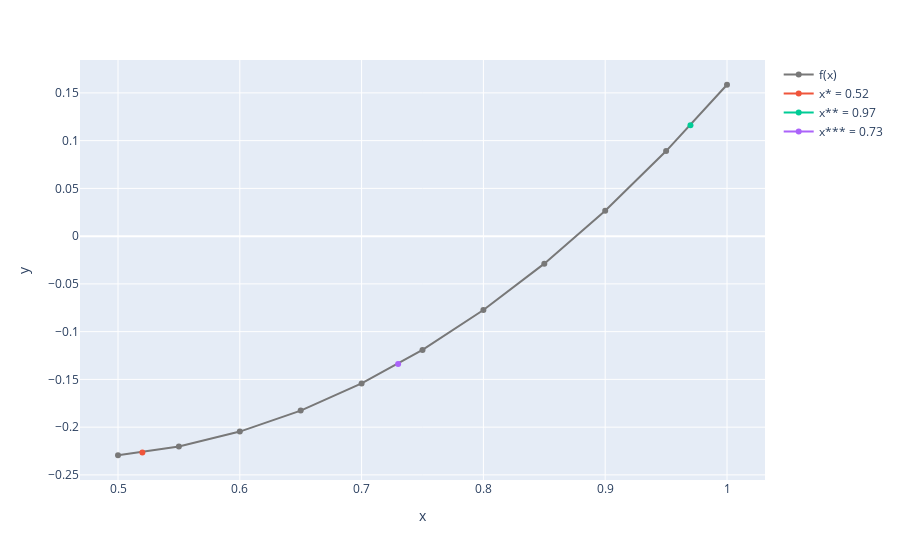

The notebook cell this image was saved under:
### Markdown cell above
## Инициализация точек $x**, x***, x****$

### Code cell
x_stars = [
    0.52,
    0.97,
    0.73
]

figure = px.line(x=x_points, y=y_points, markers=True, color_discrete_sequence=["rgb(120, 120, 120)"])
figure.update_traces(name="f(x)", showlegend=True)

for i, x_star in enumerate(x_stars):
    figure.add_scatter(
        x=[x_star], 
        y=[float(f.subs(x, x_star))],
        name=f"x{(i + 1) * "*"} = {x_star}"
    )

figure.show()

### Figure 1 — Plotly figure (JSON) as saved in the notebook; plotly's stock layout.template omitted (floating-point values rounded to 4 significant figures)
{"data": [{"hovertemplate": "x=%{x}<br>y=%{y}<extra></extra>", "legendgroup": "", "line": {"color": "rgb(120, 120, 120)", "dash": "solid"}, "marker": {"symbol": "circle"}, "mode": "lines+markers", "name": "f(x)", "orientation": "v", "showlegend": true, "type": "scatter", "x": [0.5, 0.55, 0.6, 0.65, 0.7, 0.75, 0.8, 0.85, 0.9, 0.95, 1.0], "xaxis": "x", "y": [-0.2294, -0.2202, -0.2046, -0.1827, -0.1542, -0.1191, -0.07736, -0.02878, 0.02667, 0.08908, 0.1585], "yaxis": "y"}, {"name": "x* = 0.52", "type": "scatter", "x": [0.52], "y": [-0.2265]}, {"name": "x** = 0.97", "type": "scatter", "x": [0.97], "y": [0.116]}, {"name": "x*** = 0.73", "type": "scatter", "x": [0.73], "y": [-0.134]}], "layout": {"legend": {"tracegroupgap": 0}, "margin": {"t": 60}, "xaxis": {"anchor": "y", "domain": [0, 1], "title": {"text": "x"}}, "yaxis": {"anchor": "x", "domain": [0, 1], "title": {"text": "y"}}}}
